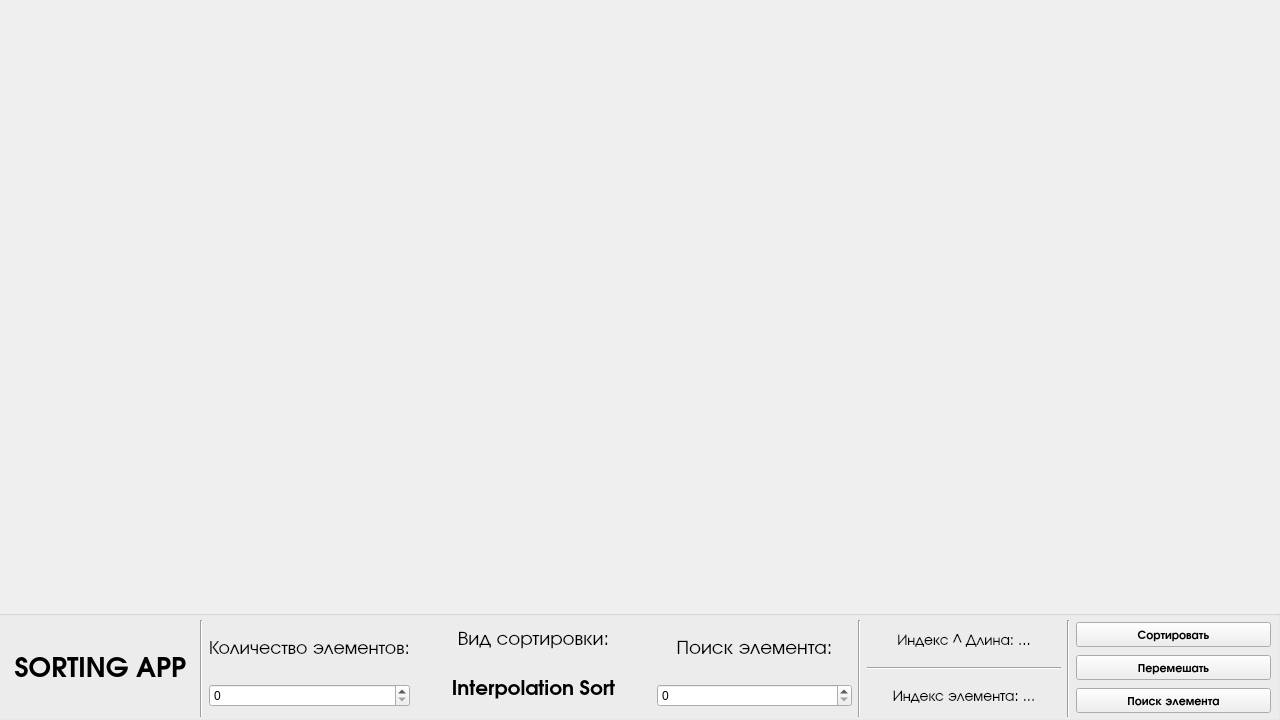
<?xml version="1.0" encoding="UTF-8"?>
<ui version="4.0">
 <class>MainWindow</class>
 <widget class="QMainWindow" name="MainWindow">
  <property name="geometry">
   <rect>
    <x>0</x>
    <y>0</y>
    <width>1280</width>
    <height>720</height>
   </rect>
  </property>
  <property name="minimumSize">
   <size>
    <width>1280</width>
    <height>720</height>
   </size>
  </property>
  <property name="maximumSize">
   <size>
    <width>1280</width>
    <height>720</height>
   </size>
  </property>
  <property name="windowTitle">
   <string>Sorting App</string>
  </property>
  <property name="windowIcon">
   <iconset theme="appointment-new">
    <normaloff>.</normaloff>.</iconset>
  </property>
  <property name="tabShape">
   <enum>QTabWidget::Rounded</enum>
  </property>
  <widget class="QWidget" name="centralwidget">
   <widget class="QGroupBox" name="groupBox">
    <property name="geometry">
     <rect>
      <x>-10</x>
      <y>610</y>
      <width>1291</width>
      <height>111</height>
     </rect>
    </property>
    <property name="autoFillBackground">
     <bool>true</bool>
    </property>
    <property name="title">
     <string/>
    </property>
    <property name="flat">
     <bool>true</bool>
    </property>
    <property name="checkable">
     <bool>false</bool>
    </property>
    <widget class="QLabel" name="labelTitle">
     <property name="geometry">
      <rect>
       <x>10</x>
       <y>30</y>
       <width>201</width>
       <height>51</height>
      </rect>
     </property>
     <property name="font">
      <font>
       <family>URW Gothic</family>
       <pointsize>20</pointsize>
       <bold>true</bold>
      </font>
     </property>
     <property name="frameShadow">
      <enum>QFrame::Plain</enum>
     </property>
     <property name="lineWidth">
      <number>5</number>
     </property>
     <property name="midLineWidth">
      <number>0</number>
     </property>
     <property name="text">
      <string>SORTING APP</string>
     </property>
     <property name="alignment">
      <set>Qt::AlignCenter</set>
     </property>
    </widget>
    <widget class="QWidget" name="horizontalLayoutWidget">
     <property name="geometry">
      <rect>
       <x>210</x>
       <y>10</y>
       <width>1071</width>
       <height>97</height>
      </rect>
     </property>
     <layout class="QHBoxLayout" name="horizontalLayout">
      <item>
       <widget class="Line" name="line">
        <property name="orientation">
         <enum>Qt::Vertical</enum>
        </property>
       </widget>
      </item>
      <item>
       <layout class="QVBoxLayout" name="verticalLayout">
        <property name="bottomMargin">
         <number>10</number>
        </property>
        <item>
         <widget class="QLabel" name="labelAmount">
          <property name="font">
           <font>
            <family>URW Gothic</family>
            <pointsize>14</pointsize>
            <bold>false</bold>
           </font>
          </property>
          <property name="frameShadow">
           <enum>QFrame::Plain</enum>
          </property>
          <property name="lineWidth">
           <number>5</number>
          </property>
          <property name="midLineWidth">
           <number>0</number>
          </property>
          <property name="text">
           <string>Количество элементов:</string>
          </property>
          <property name="alignment">
           <set>Qt::AlignCenter</set>
          </property>
         </widget>
        </item>
        <item>
         <widget class="QSpinBox" name="spinBoxAmount"/>
        </item>
       </layout>
      </item>
      <item>
       <spacer name="horizontalSpacer">
        <property name="orientation">
         <enum>Qt::Horizontal</enum>
        </property>
        <property name="sizeType">
         <enum>QSizePolicy::Fixed</enum>
        </property>
        <property name="sizeHint" stdset="0">
         <size>
          <width>20</width>
          <height>0</height>
         </size>
        </property>
       </spacer>
      </item>
      <item>
       <layout class="QVBoxLayout" name="verticalLayout_2">
        <property name="bottomMargin">
         <number>10</number>
        </property>
        <item>
         <widget class="QLabel" name="labelSortInfo">
          <property name="font">
           <font>
            <family>URW Gothic</family>
            <pointsize>15</pointsize>
            <bold>false</bold>
           </font>
          </property>
          <property name="frameShadow">
           <enum>QFrame::Plain</enum>
          </property>
          <property name="lineWidth">
           <number>5</number>
          </property>
          <property name="midLineWidth">
           <number>0</number>
          </property>
          <property name="text">
           <string>Вид сортировки:</string>
          </property>
          <property name="alignment">
           <set>Qt::AlignCenter</set>
          </property>
         </widget>
        </item>
        <item>
         <widget class="QLabel" name="labelSortType">
          <property name="font">
           <font>
            <family>URW Gothic</family>
            <pointsize>15</pointsize>
            <bold>true</bold>
           </font>
          </property>
          <property name="frameShadow">
           <enum>QFrame::Plain</enum>
          </property>
          <property name="lineWidth">
           <number>5</number>
          </property>
          <property name="midLineWidth">
           <number>0</number>
          </property>
          <property name="text">
           <string>Interpolation Sort</string>
          </property>
          <property name="alignment">
           <set>Qt::AlignCenter</set>
          </property>
         </widget>
        </item>
       </layout>
      </item>
      <item>
       <spacer name="horizontalSpacer_2">
        <property name="orientation">
         <enum>Qt::Horizontal</enum>
        </property>
        <property name="sizeType">
         <enum>QSizePolicy::Fixed</enum>
        </property>
        <property name="sizeHint" stdset="0">
         <size>
          <width>20</width>
          <height>0</height>
         </size>
        </property>
       </spacer>
      </item>
      <item>
       <layout class="QVBoxLayout" name="verticalLayout_3">
        <property name="bottomMargin">
         <number>10</number>
        </property>
        <item>
         <widget class="QLabel" name="labelSearchElement">
          <property name="font">
           <font>
            <family>URW Gothic</family>
            <pointsize>15</pointsize>
            <bold>false</bold>
           </font>
          </property>
          <property name="frameShadow">
           <enum>QFrame::Plain</enum>
          </property>
          <property name="lineWidth">
           <number>5</number>
          </property>
          <property name="midLineWidth">
           <number>0</number>
          </property>
          <property name="text">
           <string>Поиск элемента:</string>
          </property>
          <property name="alignment">
           <set>Qt::AlignCenter</set>
          </property>
         </widget>
        </item>
        <item>
         <widget class="QSpinBox" name="spinBoxSearchElement"/>
        </item>
       </layout>
      </item>
      <item>
       <widget class="Line" name="line_4">
        <property name="orientation">
         <enum>Qt::Vertical</enum>
        </property>
       </widget>
      </item>
      <item>
       <layout class="QVBoxLayout" name="verticalLayout_5">
        <item>
         <widget class="QLabel" name="labelIndexPowLength">
          <property name="font">
           <font>
            <family>URW Gothic</family>
            <pointsize>11</pointsize>
            <italic>false</italic>
            <bold>false</bold>
           </font>
          </property>
          <property name="frameShadow">
           <enum>QFrame::Plain</enum>
          </property>
          <property name="lineWidth">
           <number>5</number>
          </property>
          <property name="midLineWidth">
           <number>0</number>
          </property>
          <property name="text">
           <string>Индекс ^ Длина: ...</string>
          </property>
          <property name="alignment">
           <set>Qt::AlignCenter</set>
          </property>
         </widget>
        </item>
        <item>
         <widget class="Line" name="line_5">
          <property name="orientation">
           <enum>Qt::Horizontal</enum>
          </property>
         </widget>
        </item>
        <item>
         <widget class="QLabel" name="labelIndexOfElement">
          <property name="font">
           <font>
            <family>URW Gothic</family>
            <pointsize>11</pointsize>
            <bold>false</bold>
           </font>
          </property>
          <property name="frameShadow">
           <enum>QFrame::Plain</enum>
          </property>
          <property name="lineWidth">
           <number>5</number>
          </property>
          <property name="midLineWidth">
           <number>0</number>
          </property>
          <property name="text">
           <string>Индекс элемента: ...</string>
          </property>
          <property name="alignment">
           <set>Qt::AlignCenter</set>
          </property>
         </widget>
        </item>
       </layout>
      </item>
      <item>
       <widget class="Line" name="line_6">
        <property name="orientation">
         <enum>Qt::Vertical</enum>
        </property>
       </widget>
      </item>
      <item>
       <layout class="QVBoxLayout" name="verticalLayout_4">
        <item>
         <widget class="QPushButton" name="pushButtonSort">
          <property name="font">
           <font>
            <family>URW Gothic</family>
            <bold>true</bold>
           </font>
          </property>
          <property name="text">
           <string>Сортировать</string>
          </property>
         </widget>
        </item>
        <item>
         <widget class="QPushButton" name="pushButtonShuffle">
          <property name="font">
           <font>
            <family>URW Gothic</family>
            <bold>true</bold>
           </font>
          </property>
          <property name="text">
           <string>Перемешать</string>
          </property>
         </widget>
        </item>
        <item>
         <widget class="QPushButton" name="pushButtonFindElement">
          <property name="font">
           <font>
            <family>URW Gothic</family>
            <bold>true</bold>
           </font>
          </property>
          <property name="text">
           <string>Поиск элемента</string>
          </property>
         </widget>
        </item>
       </layout>
      </item>
     </layout>
    </widget>
   </widget>
  </widget>
 </widget>
 <resources/>
 <connections/>
</ui>
